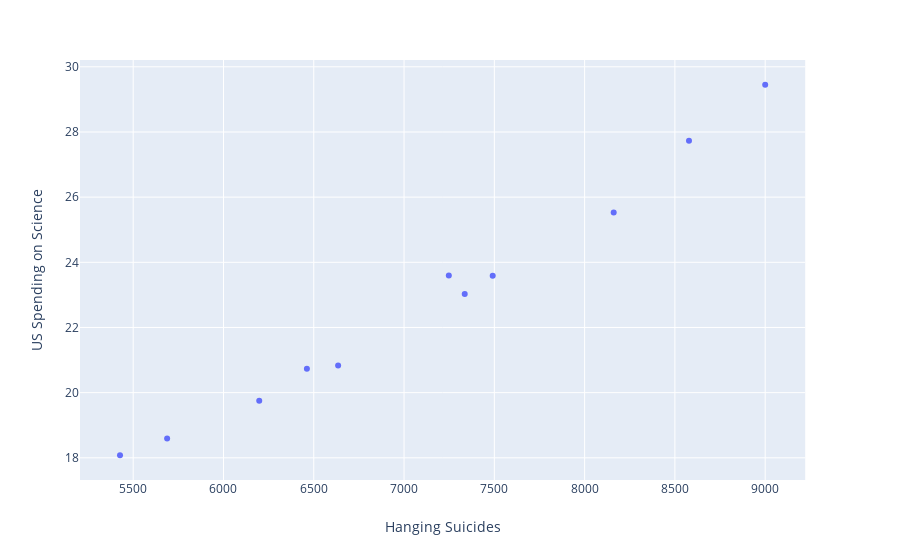

The notebook cell this image was saved under:
### Markdown cell above
<div style="direction:rtl;line-height:150%;"><font face="IRANSans" size=3>
  اکنون که با روابط بین متغیرها آشنا شدهایم، میخواهیم که روابط موجود بین چندمتغیر دیگر را شناسایی کنیم! نمودارهایی که در زیر میبینید، نمودار مربوط به دو دیتاست متفاوت است. همانطور که مشاهده میکنید،روابط بین  دو متغیر موجود در هر نمودار خطی است. از شما میخواهیم دیتاست مربوط به هر نمودار را مشاهده کنید. این مشاهدات را چگونه توجیه میکنید؟:)
</font></div>

### Code cell
plot_2d(t1, t1.columns[1], t1.columns[2])

### Figure 1 — Plotly figure (JSON) as saved in the notebook; plotly's stock layout.template omitted (floating-point values rounded to 4 significant figures)
{"data": [{"hoverlabel": {"namelength": 0}, "hovertemplate": "Hanging Suicides=%{x}<br>US Spending on Science=%{y}", "legendgroup": "", "marker": {"color": "#636efa", "symbol": "circle"}, "mode": "markers", "name": "", "showlegend": false, "type": "scatter", "x": [5427, 5688, 6198, 6462, 6635, 7336, 7248, 7491, 8161, 8578, 9000], "xaxis": "x", "y": [18.08, 18.59, 19.75, 20.73, 20.83, 23.03, 23.6, 23.58, 25.52, 27.73, 29.45], "yaxis": "y"}], "layout": {"autosize": true, "legend": {"tracegroupgap": 0}, "margin": {"t": 60}, "xaxis": {"anchor": "y", "autorange": true, "domain": [0, 0.98], "range": [5204.0, 9223.0], "title": {"text": "Hanging Suicides"}, "type": "linear"}, "yaxis": {"anchor": "x", "autorange": true, "domain": [0, 1], "range": [17.27, 30.26], "title": {"text": "US Spending on Science"}, "type": "linear"}}}
